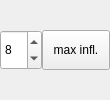
                 <widget class="QFrame" name="frame_4">
                  <property name="minimumSize">
                   <size>
                    <width>110</width>
                    <height>0</height>
                   </size>
                  </property>
                  <property name="maximumSize">
                   <size>
                    <width>110</width>
                    <height>16777215</height>
                   </size>
                  </property>
                  <property name="frameShape">
                   <enum>QFrame::NoFrame</enum>
                  </property>
                  <property name="frameShadow">
                   <enum>QFrame::Raised</enum>
                  </property>
                  <layout class="QHBoxLayout" name="horizontalLayout_8">
                   <property name="spacing">
                    <number>0</number>
                   </property>
                   <property name="sizeConstraint">
                    <enum>QLayout::SetMinimumSize</enum>
                   </property>
                   <property name="margin">
                    <number>0</number>
                   </property>
                   <item>
                    <widget class="QFrame" name="frame_3">
                     <property name="minimumSize">
                      <size>
                       <width>0</width>
                       <height>0</height>
                      </size>
                     </property>
                     <property name="maximumSize">
                      <size>
                       <width>110</width>
                       <height>40</height>
                      </size>
                     </property>
                     <property name="frameShape">
                      <enum>QFrame::NoFrame</enum>
                     </property>
                     <property name="frameShadow">
                      <enum>QFrame::Raised</enum>
                     </property>
                     <layout class="QHBoxLayout" name="horizontalLayout_3">
                      <property name="spacing">
                       <number>0</number>
                      </property>
                      <property name="margin">
                       <number>0</number>
                      </property>
                      <item>
                       <widget class="QSpinBox" name="maxInfluencesTextEdit">
                        <property name="minimumSize">
                         <size>
                          <width>42</width>
                          <height>40</height>
                         </size>
                        </property>
                        <property name="maximumSize">
                         <size>
                          <width>42</width>
                          <height>40</height>
                         </size>
                        </property>
                        <property name="minimum">
                         <number>1</number>
                        </property>
                        <property name="maximum">
                         <number>9</number>
                        </property>
                        <property name="value">
                         <number>8</number>
                        </property>
                       </widget>
                      </item>
                      <item>
                       <widget class="QPushButton" name="maxInfluencesButton">
                        <property name="minimumSize">
                         <size>
                          <width>68</width>
                          <height>40</height>
                         </size>
                        </property>
                        <property name="maximumSize">
                         <size>
                          <width>68</width>
                          <height>40</height>
                         </size>
                        </property>
                        <property name="toolTip">
                         <string>set/convert the max amount of influences per vertex for selected objects</string>
                        </property>
                        <property name="statusTip">
                         <string>set/convert the max amount of influences per vertex for selected objects</string>
                        </property>
                        <property name="whatsThis">
                         <string>set/convert the max amount of influences per vertex for selected objects</string>
                        </property>
                        <property name="text">
                         <string>max infl.</string>
                        </property>
                       </widget>
                      </item>
                     </layout>
                    </widget>
                   </item>
                  </layout>
                 </widget>
